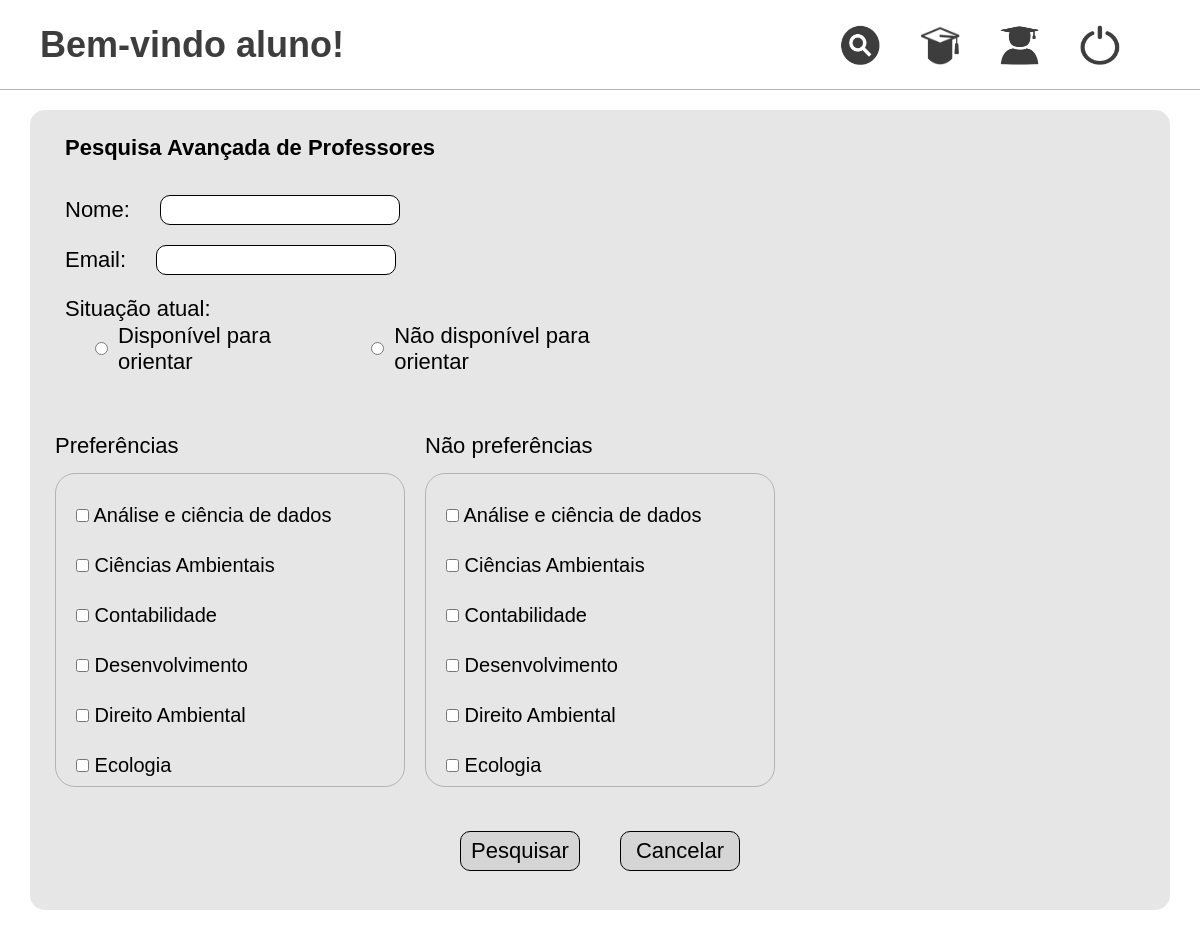
/pages/pesquisa/pesquisaProfessor.php (signed in), run on the app's committed database.
### tables this page shows
CREATE TABLE `preferencia` (
  `ID_Preferencia` int(11) NOT NULL,
  `Descricao` varchar(100) DEFAULT NULL,
  `ID_Curso` int(11) DEFAULT NULL
);

### src/bd/MySQL.php (called while the page is built, shortened)
<?php
class MySQL {
	private $connection;
	public function __construct() {
		$this->connection = new \mysqli(HOST, USUARIO, SENHA, BANCO);
		$this->connection->set_charset("utf8");
	}
	public function search(string $sql, string $types, array $params) : array {
		$stmt = $this->connection->prepare($sql);
		$stmt->execute();
		$result = $stmt->get_result();
    	return $result ? $result->fetch_all(MYSQLI_ASSOC) : [];
	}
}
?>

### src/classes/Preferencia.php (called while the page is built, shortened)
<?php
class Preferencia {
    private int $idPreferencia;
    private string $descricao;
    public function __construct(string $descricao) {
        $this->descricao = $descricao;
    }
    public static function findAllPreferencias() : array {
        $connection = new MySQL();
        $preferencias = [];
        $tipos = "";
        $params = [];
        $sql = "SELECT * FROM preferencia p ORDER BY p.Descricao";
        $resultados = $connection->search($sql, $tipos, $params);
        foreach($resultados as $resultado) {
            $preferencia = new Preferencia($resultado["Descricao"]);
            $preferencia->setIdPreferencia($resultado["ID_Preferencia"]);
            $preferencias[] = $preferencia;
        }
        return $preferencias;
    }
    public function getIdPreferencia() : int {
        return $this->idPreferencia;
    }
    public function setIdPreferencia($idPreferencia) : void {
        $this->idPreferencia = $idPreferencia;
    }
    public function getDescricao() : string {
        return $this->descricao;
    }
}
?>

### pages/pesquisa/pesquisaProfessor.php (the view, shortened to what this page needs)
<?php
$preferencias = Preferencia::findAllPreferencias();
?>
<!DOCTYPE html>
<html lang="pt-BR">
<head>
    <link rel="stylesheet" href="./../../src/styles/reset.css">
    <link rel="stylesheet" href="./../../src/styles/stylePesquisa.css">
</head>
<body>
    <div class="container">
        <?php
        require_once __DIR__ . "/../../menu.php";
        ?>
        <main>
            <form action="./listaProfessores.php" method="post">
                <section class="dados">
                    <h2>Pesquisa Avançada de Professores</h2>
                    <section>
                        <label for="nome">Nome:</label>
                        <input type="text" name="nome">
                    </section>
                    <section>
                        <label for="email">Email:</label>
                        <input type="email" name="email">
                    </section>
                    <section class="radio">
                        <label for="disponivel">Situação atual:</label>
                        <div class="disponibilidade">
                            <?php
                            echo "<label><input type='radio' name='disponivel' value='sim'>Disponível para orientar</label>";
                            echo "<label><input type='radio' name='disponivel' value='nao'>Não disponível para orientar</label>";
                            ?>
                        </div>
                    </section>
                </section>
                <section class="preferencias">
                    <section>
                        <p>Preferências</p>
                        <div>
                            <?php
                            foreach ($preferencias as $preferencia) {
                                echo "<label><input type='checkbox' name='preferencias[]' value={$preferencia->getIdPreferencia()}> {$preferencia->getDescricao()}</label>";
                            }
                            ?>
                        </div>
                    </section>
                    <section>
                        <p>Não preferências</p>
                        <div>
                            <?php
                            foreach ($preferencias as $preferencia) {
                                echo "<label><input type='checkbox' name='naoPreferencias[]' value={$preferencia->getIdPreferencia()}> {$preferencia->getDescricao()}</label>";
                            }
                            ?>
                        </div>
                    </section>
                </section>
                <section id="btn" class="links">
                    <div>
                        <input class="link" type="submit" name="pesquisar" value="Pesquisar">
                        <a class="link" href="./../../privado.php" id='cancelar'>Cancelar</a>
                    </div>
                </section>
            </form>
        </main>
    </div>
</body>
</html>

### src/styles/stylePesquisa.css (style rules this page uses)
main { display: flex; align-items: center; justify-content: center; }
form { width: 95%; height: 800px; background-color: rgb(230, 230, 230); border-radius: 15px; padding: 15px; margin: 20px 0; display: grid; grid-template-columns: 50% 50%; grid-template-rows: 40% 46% 14%; }
.preferencias, .links { grid-column: span 2; }
.dados, .preferencias, .links { width: 100%; height: 100%; }
.dados section input:not([type~="radio"]), select, option, .cidades > input { width: clamp(120px, 20vw, 300px); height: 30px; padding: 0 10px; font-size: 20px; border: 1px solid black; border-radius: 10px; }
.dados { height: 100%; padding-left: 20px; padding-top: 10px; display: grid; grid-auto-rows: 50px; grid-template-columns: 100%; }
.dados section { display: grid; align-items: center; gap: 30px; grid-template-columns: auto 1fr; }
.dados section label { font-size: 22px; }
.radio { height: 100px; padding: 10px 0; display: grid; grid-template-columns: 100% !important; grid-template-rows: auto auto !important; gap: 0 !important; }
.disponibilidade { width: 100%; gap: 80px; padding-left: 30px; display: flex; align-items: flex-end; }
.disponibilidade label { gap: 10px; display: flex; align-items: center; }
.preferencias { display: grid; grid-template-rows: 100%; grid-template-columns: repeat(3, 1fr); }
.preferencias section { padding: 0 10px; display: grid; grid-template-rows: 40px 1fr; grid-template-columns: 100%; }
.preferencias section div, .sugestoes { width: 100%; height: 100%; padding: 30px 20px; display: grid; grid-template-columns: 100%; grid-auto-rows: 50px; border: 1px solid #b3b3b3; border-radius: 20px; overflow-y: scroll; }
.preferencias section div label, .item-sugestao { font-size: 20px; }
.links { display: flex; flex-direction: column; justify-content: center; align-items: center; }
.links div { gap: 40px; margin-top: 20px; display: flex; justify-content: center; align-items: center; }
.link { display: inline-block; width: 120px; height: 40px; text-decoration: none; border: 1px solid black; border-radius: 10px; background-color: #d5d5d5; display: flex; justify-content: center; align-items: center; }

### src/styles/menu.css (style rules this page uses)
.container { width: 100vw; height: 100vh; display: grid; grid-template-rows: 90px 1fr; grid-template-columns: 100%; overflow: auto; }
header, main { width: 100%; height: 100%; }

### data on the page
preferencia: Descricao "Análise e ciência de dados"
preferencia: Descricao "Ciências Ambientais"
preferencia: Descricao "Contabilidade"
preferencia: Descricao "Desenvolvimento"
preferencia: Descricao "Direito Ambiental"
preferencia: Descricao "Ecologia"

### other printed values
$_SESSION['tipoUsuario'] "aluno"
